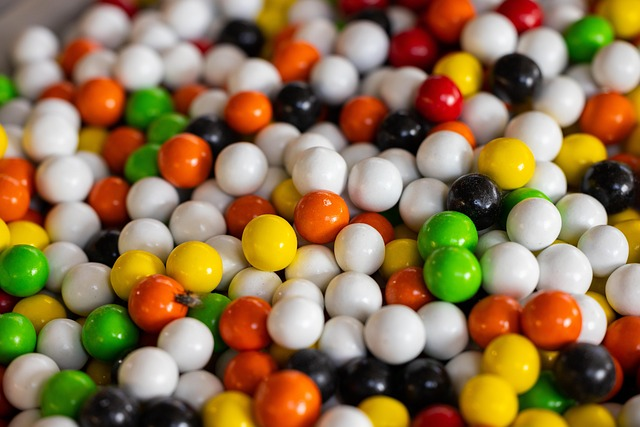
#> input picture ch20/opencv/candies.jpg, 640 x 427 px, found by its file name
$ python opencv_inRange.py
#> lines starting #> are read from the running program, lines starting #| are printed output that depends on the picture; after the words box and inside, x2 and y2 are one past the last pixel; in counts of white or black regions, pixels touching at a corner belong together
# opencv_inRange.py

import cv2
import numpy as np

# 이미지 파일 읽기
image = cv2.imread(r"ch20\opencv\candies.jpg")
#> image is the input picture: shape (427, 640, 3); mean B, G, R 77.2, 115.9, 143.5

hsv = cv2.cvtColor(image, cv2.COLOR_BGR2HSV)
#> hsv: shape (427, 640, 3); mean H, S, V 35.8, 131.3, 149.5

# H(색조), S(채도), V(명도)
green_lower = np.array([35, 100, 100])
green_upper = np.array([85, 255, 255])

mask = cv2.inRange(hsv, green_lower, green_upper)
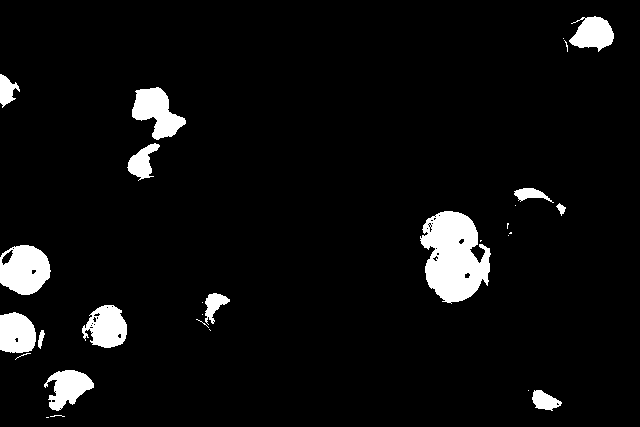
#> mask: shape (427, 640); 5.5% white; 29 white regions (15 under 20 px), largest, box (x1, y1, x2, y2) and area: (420, 211, 491, 304) 4441, (0, 245, 51, 295) 1914, (132, 87, 186, 140) 1568
result = cv2.bitwise_and(image, image, mask=mask)
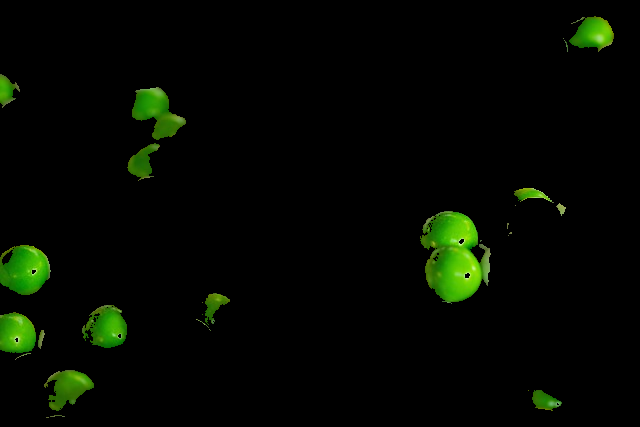
#> result: shape (427, 640, 3); mean B, G, R 0.6, 8.1, 3.5


# 이미지 창에 표시
cv2.imshow("Green Color Filtering", result)
cv2.waitKey(0)        # 0: 무한대기
cv2.destroyAllWindows()
